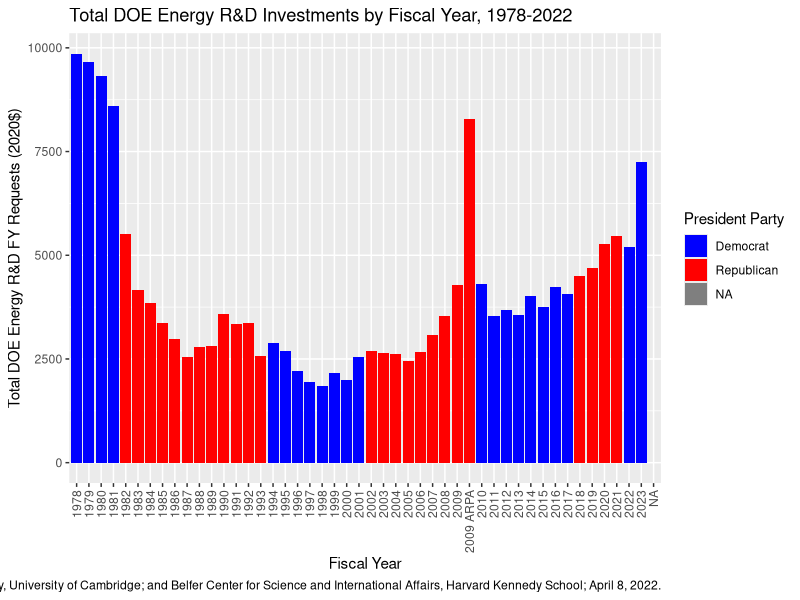

The R source for this figure:
## ---- chunk 1
library(tidyverse)
library(ggplot2)
## ---- chunk 2
dataset <- read_csv("gov50milestone3.csv")
dataset
## ---- chunk 3
dataset_graph1 <- dataset |>
  ggplot(mapping = aes(x = fiscal_year, 
                       y = total_doe_rnd), width = 12, height = 20) +
  theme(axis.text.x = element_text(angle = 90, vjust = 0.5, hjust=1)) +
  geom_col(aes(fill = president_party)) +
  scale_fill_manual(values = c(Democrat = "blue", 
                               Republican = "red")) +
  labs(x = "Fiscal Year", 
       y = "Total DOE Energy R&D FY Requests (2020$)",
       title = "Total DOE Energy R&D Investments by Fiscal Year, 1978-2022",
       caption = "SOURCE: Gallagher, K.S. and L.D. Anadon, 'DOE Budget Authority for Energy Research, Development, and Demonstration Database,' The Fletcher School, Tufts University; Department of Land Economy, University of Cambridge; and Belfer Center for Science and International Affairs, Harvard Kennedy School; April 8, 2022.",
       fill = "President Party") 
  
dataset_graph1

# xlim = c(1978, 2022))
